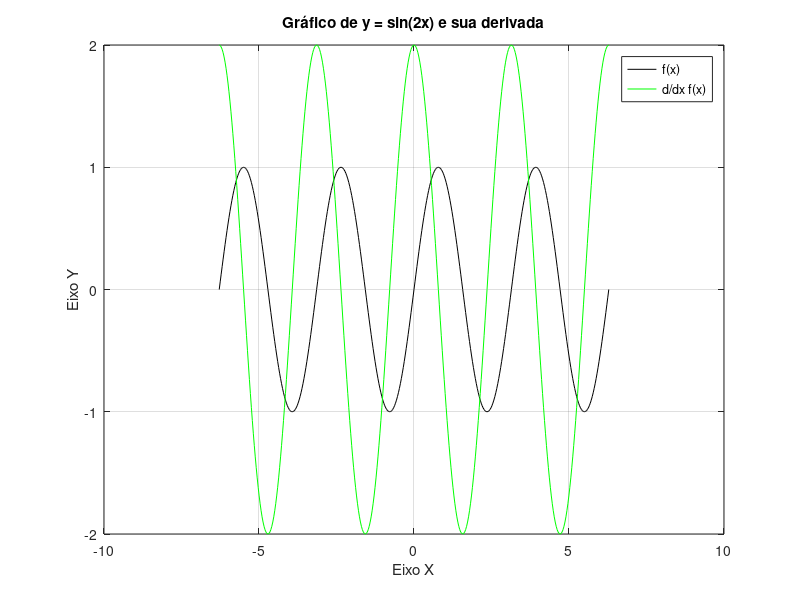

The MATLAB source for this figure:
% configurando as funções e seus parâmetros
x = (-2 * pi) : (pi / 100) : (2 * pi);
%range:step size between each value in the range:range
y1 = sin(2 * x);
y2 = 2 * cos(2 * x);
% montando o ambiente de plotagem
plot(x, y1, 'k-', x, y2, 'g-');
% definindo as configurações de plotagem
title('Gráfico de y = sin(2x) e sua derivada');
xlabel('Eixo X');
ylabel('Eixo Y');
legend('f(x)', 'd/dx f(x)');
grid on
